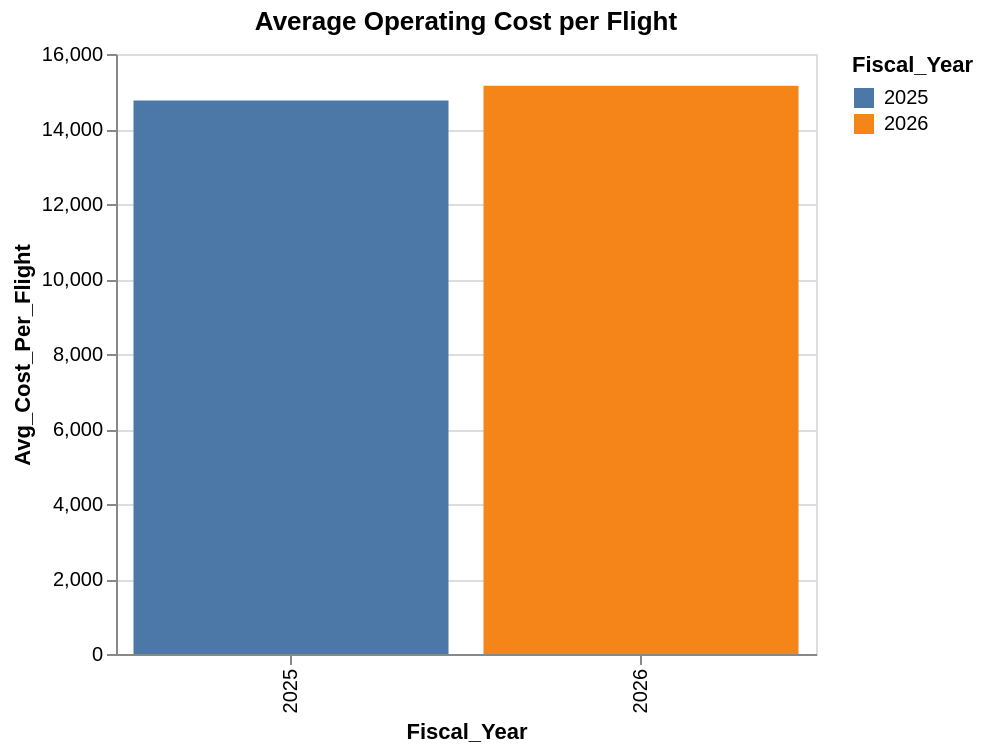

Notebook code cell kept with this figure:
### Code cell
alt.Chart(flight_summary).mark_bar().encode(
    x="Fiscal_Year:O",
    y="Avg_Cost_Per_Flight:Q",
    color="Fiscal_Year:N",
    tooltip=["Fiscal_Year", "Num_Flights", "Avg_Cost_Per_Flight"]
).properties(
    title="Average Operating Cost per Flight",
    width=350
)

### Figure 1 — Vega-Lite specification as saved in the notebook (floating-point values rounded to 4 significant figures)
{"config": {"view": {"continuousWidth": 300, "continuousHeight": 300}}, "data": {"name": "data-3254eac76e8851cdd5a0c3c667bd78b3"}, "mark": {"type": "bar"}, "encoding": {"color": {"field": "Fiscal_Year", "type": "nominal"}, "tooltip": [{"field": "Fiscal_Year", "type": "quantitative"}, {"field": "Num_Flights", "type": "quantitative"}, {"field": "Avg_Cost_Per_Flight", "type": "quantitative"}], "x": {"field": "Fiscal_Year", "type": "ordinal"}, "y": {"field": "Avg_Cost_Per_Flight", "type": "quantitative"}}, "title": "Average Operating Cost per Flight", "width": 350, "$schema": "https://vega.github.io/schema/vega-lite/v6.4.1.json", "datasets": {"data-3254eac76e8851cdd5a0c3c667bd78b3": [{"Fiscal_Year": 2025, "Num_Flights": 13072, "Total_Cost": 193000000.0, "Avg_Cost_Per_Flight": 14760.0}, {"Fiscal_Year": 2026, "Num_Flights": 15729, "Total_Cost": 238400000.0, "Avg_Cost_Per_Flight": 15160.0}]}}
